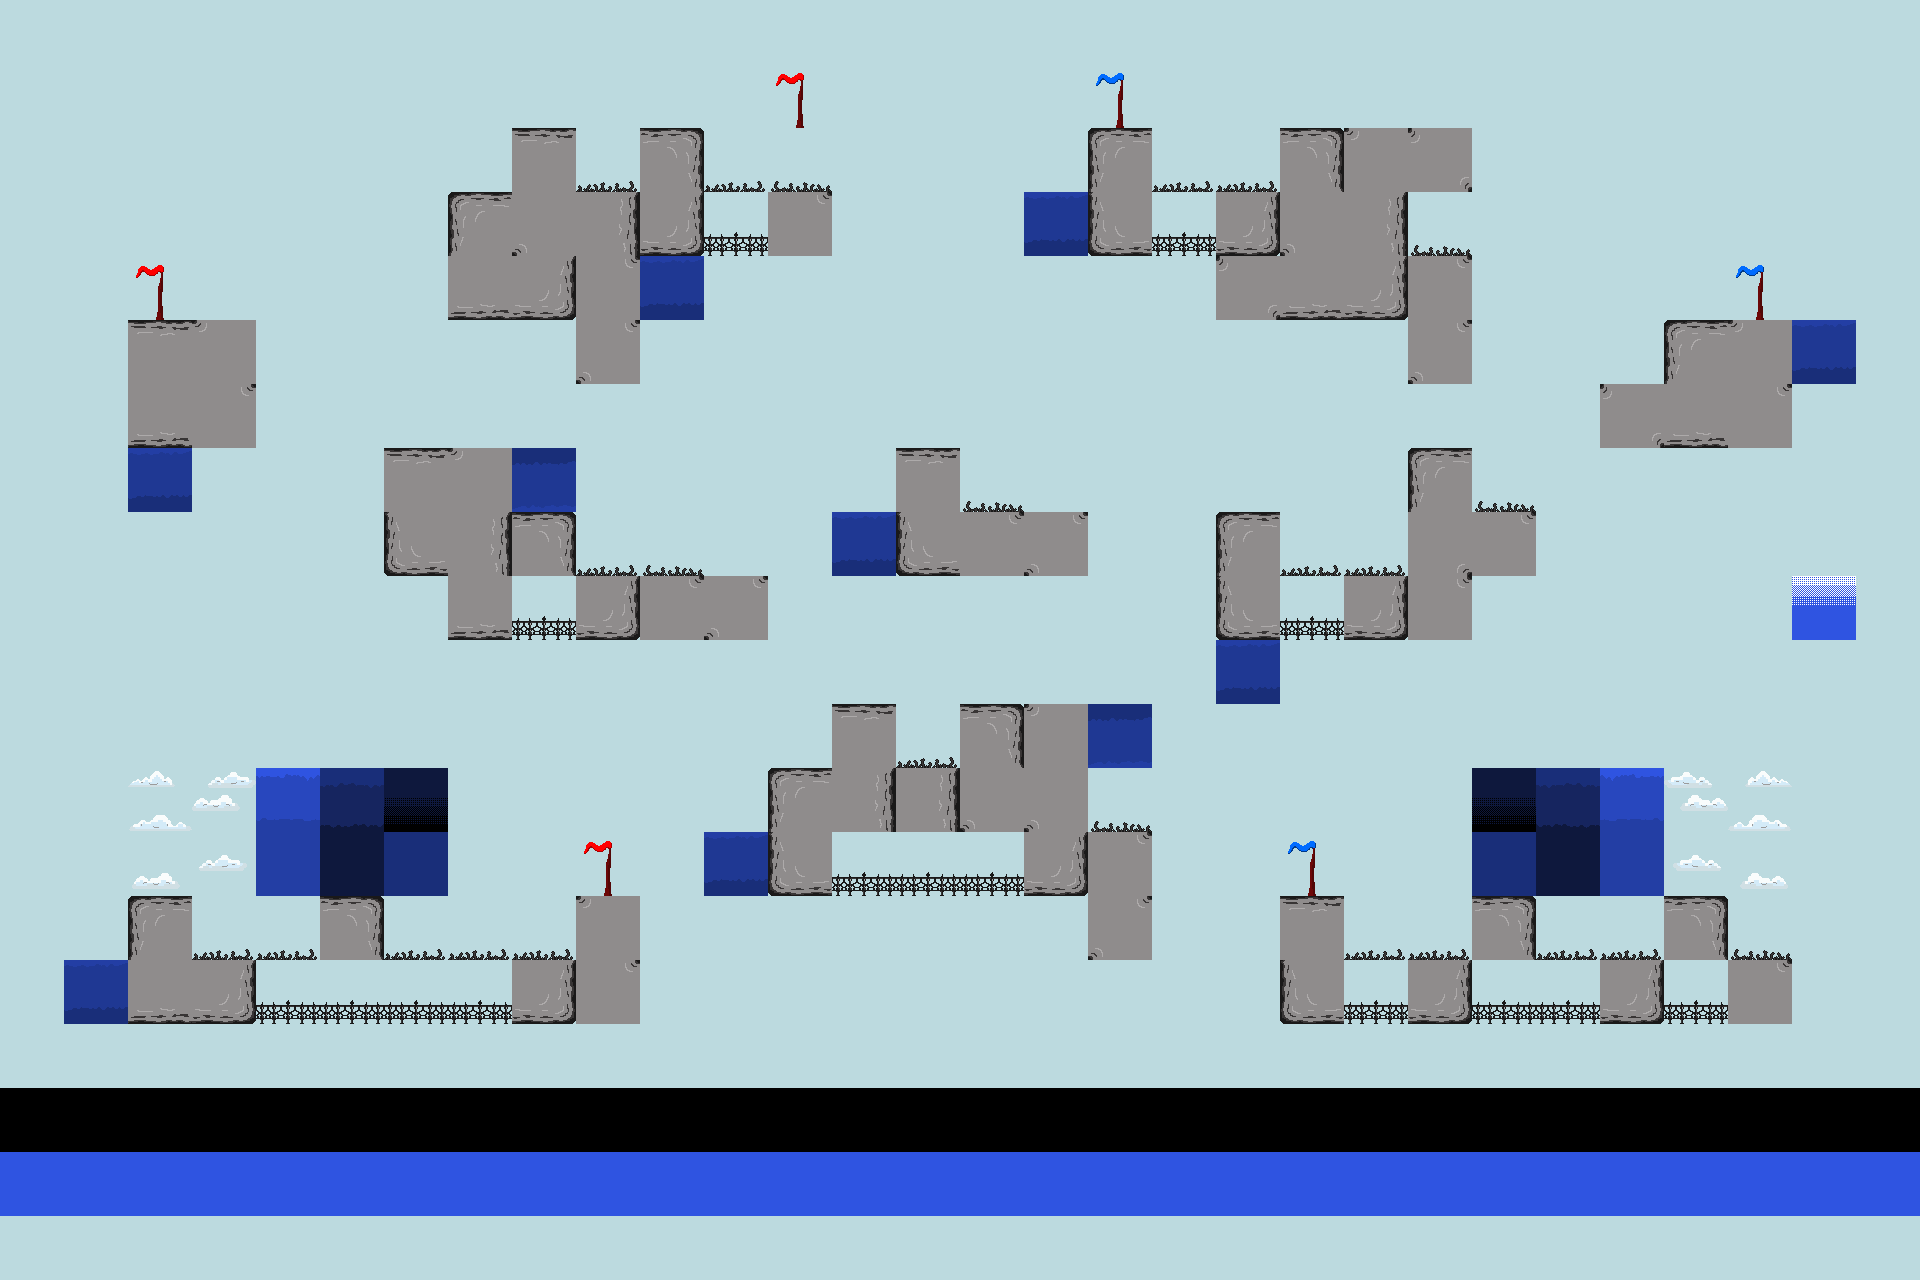

Rendered tile map (Tiled .tmx) drawn with the repository's tilesets; below, a short description and the map source with its tile grids summarised:
An orthogonal 30x20 tile map with 64x64 px tiles, 3 tile layers (lava, Objects, Platforms), 2 tilesets and 16 objects (player).

<map version="1.9" tiledversion="1.9.2" orientation="orthogonal" renderorder="right-down" width="30" height="20" tilewidth="64" tileheight="64" infinite="0" backgroundcolor="#bcdadf" nextlayerid="8" nextobjectid="80">
 <tileset firstgid="1" source="tiles.tsx" />
 <tileset firstgid="50" name="atiles" tilewidth="64" tileheight="64" tilecount="49" columns="7">
  <image source="animatedTiles/atiles.png" width="448" height="448" />
  <tile id="0">
   <animation>
    <frame tileid="0" duration="200" />
    <frame tileid="1" duration="200" />
    <frame tileid="2" duration="200" />
    <frame tileid="3" duration="200" />
    <frame tileid="4" duration="200" />
   </animation>
  </tile>
  <tile id="7">
   <animation>
    <frame tileid="7" duration="200" />
    <frame tileid="8" duration="200" />
    <frame tileid="9" duration="200" />
    <frame tileid="10" duration="200" />
    <frame tileid="11" duration="200" />
   </animation>
  </tile>
 </tileset>
 <objectgroup id="2" name="objects">
  <object id="13" x="128" y="896">
   <polygon points="0,0 512,0 512,128 0,128" />
  </object>
  <object id="50" x="1280" y="896">
   <polygon points="0,0 512,0 512,128 0,128" />
  </object>
  <object id="51" x="128" y="320">
   <polygon points="0,0 128,0 128,128 0,128" />
  </object>
  <object id="52" x="1664" y="320">
   <polygon points="0,0 128,0 128,128 0,128" />
  </object>
  <object id="53" x="896" y="448">
   <polygon points="0,0 128,0 128,128 0,128" />
  </object>
  <object id="67" x="768" y="768">
   <polygon points="0,0 384,0 384,128 0,128" />
  </object>
  <object id="68" x="832" y="704">
   <polygon points="0,0 256,0 256,64 0,64" />
  </object>
  <object id="69" x="1088" y="128">
   <polygon points="0,0 320,0 320,128 0,128" />
  </object>
  <object id="70" x="512" y="128">
   <polygon points="0,0 320,0 320,128 0,128" />
  </object>
  <object id="71" x="1216" y="512">
   <polygon points="0,0 256,0 256,128 0,128" />
  </object>
  <object id="72" x="448" y="512">
   <polygon points="0,0 256,0 256,128 0,128" />
  </object>
  <object id="73" x="448" y="192">
   <polygon points="0,0 192,0 192,128 0,128" />
  </object>
  <object id="74" x="1280" y="192">
   <polygon points="0,0 192,0 192,128 0,128" />
  </object>
  <object id="75" x="1408" y="448">
   <polygon points="0,0 128,0 128,128 0,128" />
  </object>
  <object id="76" x="384" y="448">
   <polygon points="0,0 128,0 128,128 0,128" />
  </object>
  <object id="42" name="player" x="256" y="768" width="32" height="32" />
 </objectgroup>
 <layer id="7" name="lava" width="30" height="20">
  <data>[600 cells, 60 non-empty, 2 distinct tile ids]</data>
 </layer>
 <layer id="6" name="Objects" width="30" height="20">
  <data>[600 cells, 45 non-empty, 16 distinct tile ids]</data>
 </layer>
 <layer id="1" name="Platforms" width="30" height="20">
  <data>[600 cells, 111 non-empty, 15 distinct tile ids]</data>
 </layer>
</map>